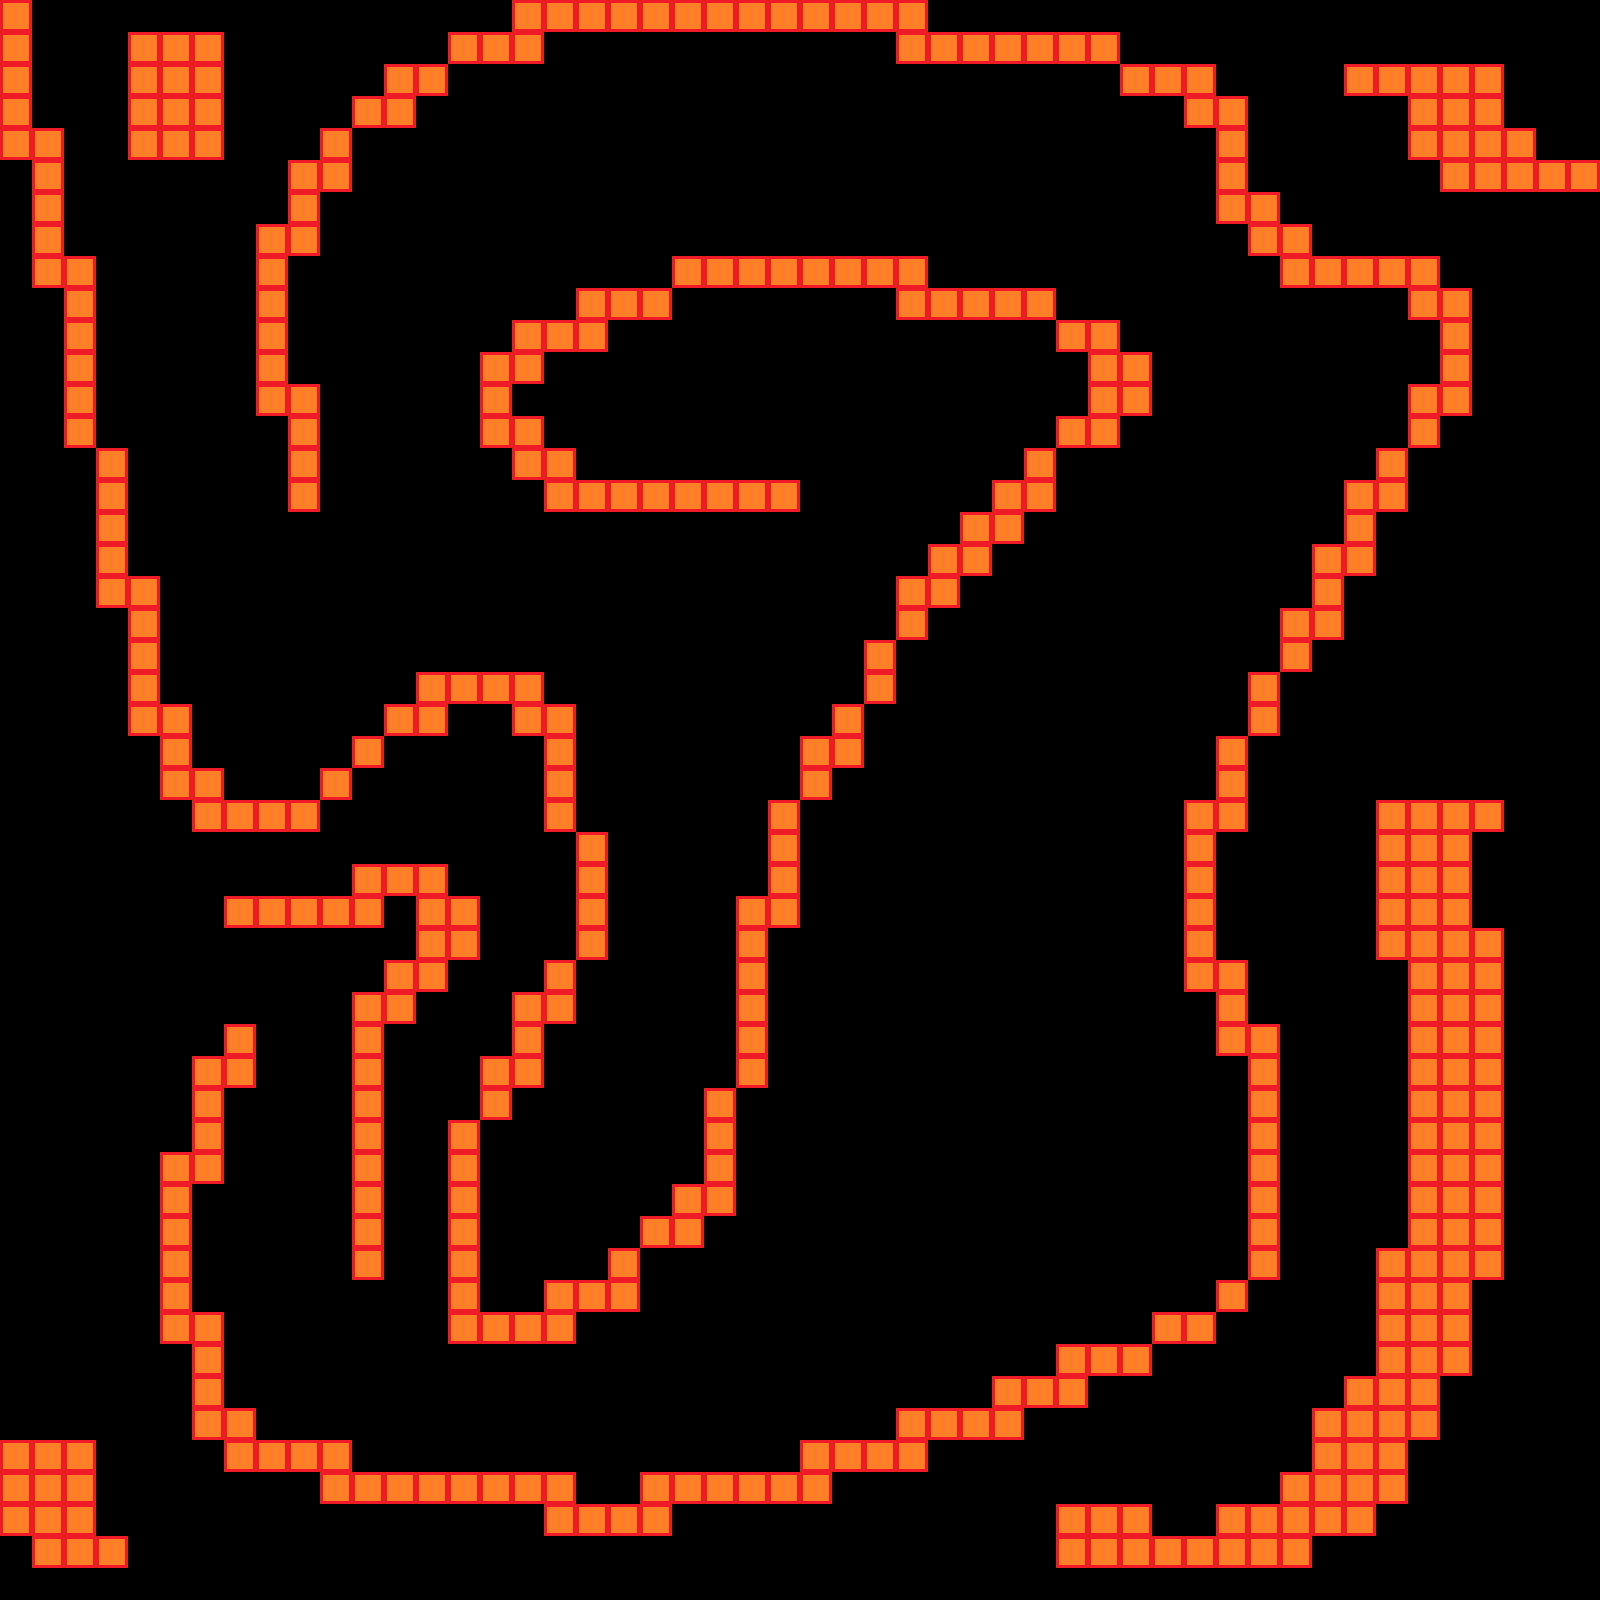

This game map was drawn from its Tiled (.tmx) file and the tilesets committed beside it. A one-line description and the trimmed map source follow:
An orthogonal 50x50 tile map with 32x32 px tiles, 2 tile layers (backgroundLayer, collisions), 2 tilesets.

<map version="1.0" orientation="orthogonal" renderorder="right-down" width="50" height="50" tilewidth="32" tileheight="32" nextobjectid="1">
 <tileset firstgid="1" name="enemy" tilewidth="32" tileheight="32" tilecount="1" columns="1">
  <image source="../Images/enemy.png" width="32" height="32" />
 </tileset>
 <tileset firstgid="2" name="player" tilewidth="32" tileheight="32" tilecount="1" columns="1">
  <image source="../Images/player.png" width="32" height="32" />
 </tileset>
 <layer name="backgroundLayer" width="50" height="50">
  <data>[2500 cells, 0 non-empty, 0 distinct tile ids]</data>
 </layer>
 <layer name="collisions" width="50" height="50">
  <properties>
   <property name="collision" value="true" />
  </properties>
  <data>[2500 cells, 452 non-empty, 1 distinct tile ids]</data>
 </layer>
</map>